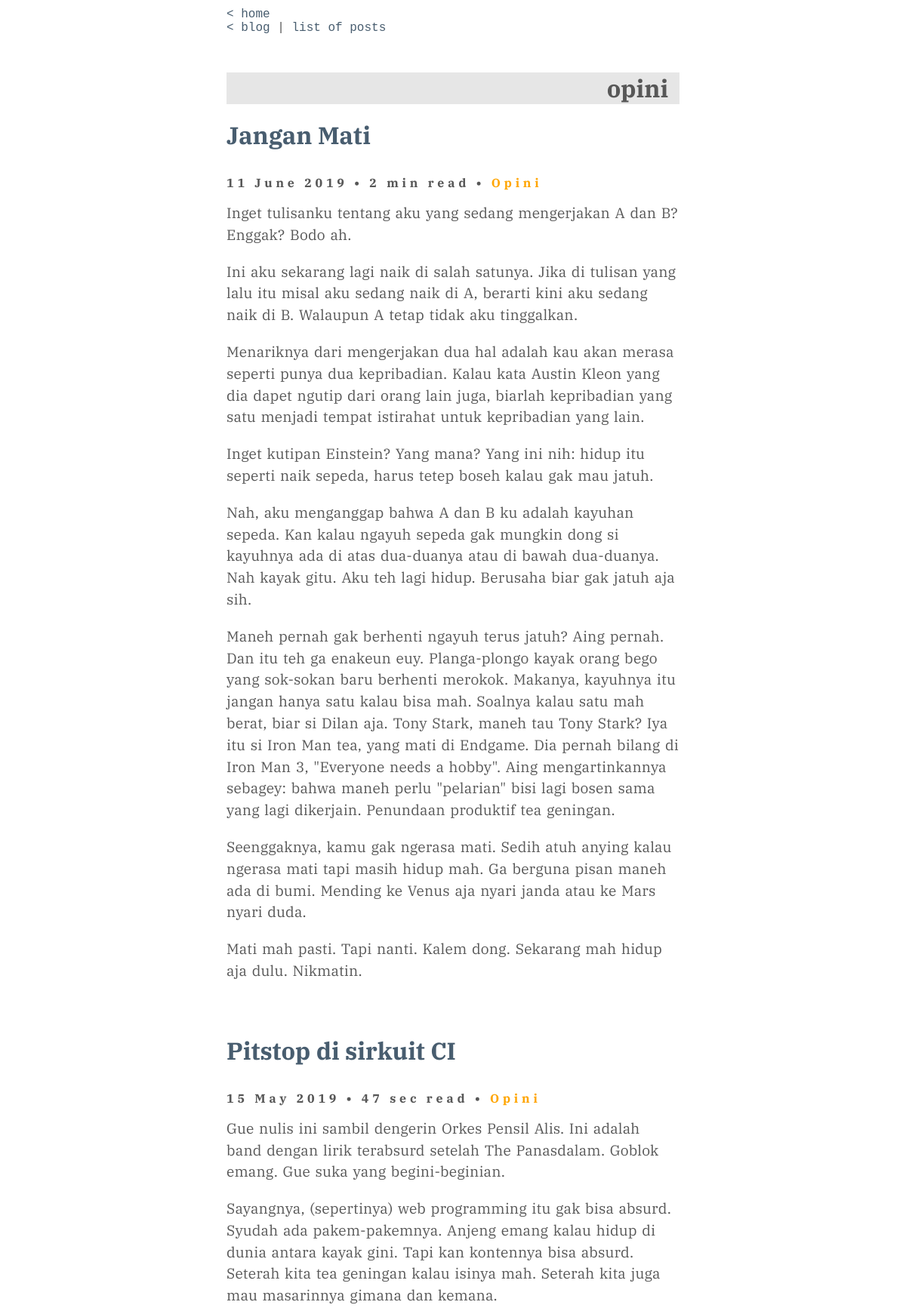
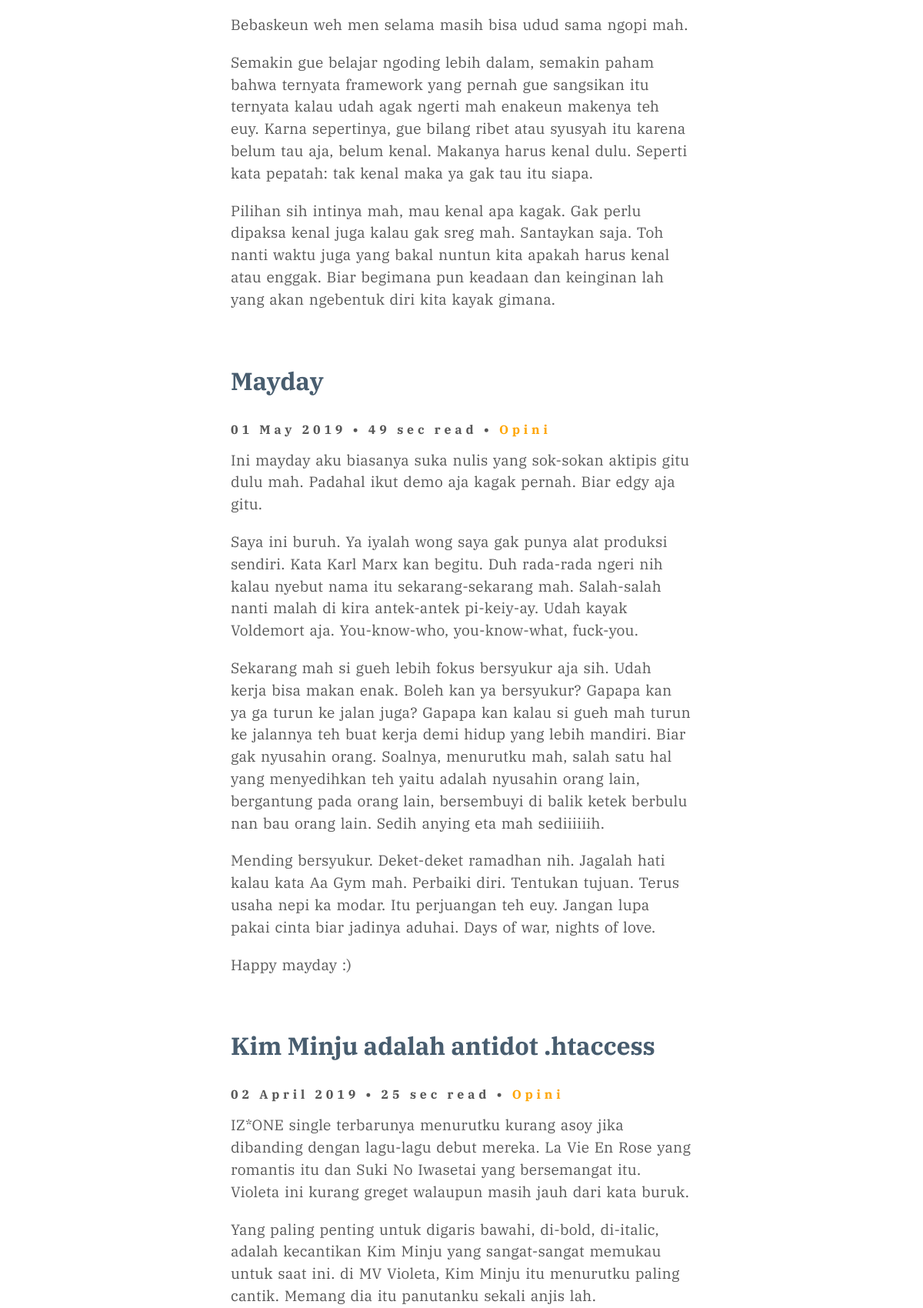
Screenshot of /post/tag/opini (upper part) with the database file from the repository (2 pictures, top to bottom).
### tables this page shows
CREATE TABLE `blogpost` (
  `id` int(11) NOT NULL AUTO_INCREMENT,
  `judul` varchar(250) NOT NULL,
  `isi` text NOT NULL,
  `waktu` timestamp NOT NULL DEFAULT CURRENT_TIMESTAMP,
  `tag` varchar(20) NOT NULL,
  `slug` varchar(100) NOT NULL,
  PRIMARY KEY (`id`)
);

### app/functions/functions.php (called while the page is built, shortened)
<?php
function tulisanPerTag($tag){
	global $link;
	$query = "SELECT * FROM blogpost WHERE tag = '$tag' ORDER BY id DESC";
	$result = mysqli_query($link, $query) or die ('gagal nampilin data blog');;
	return $result;
}

### tag.php (the view, shortened to what this page needs)
<?php
require_once "app/templates/header.php";
$tag = $_GET['tag'];
if(isset($_GET['tag'])){
	$posts = tulisanPerTag($tag);
}
?>
<div class="homelink">
	<p><a href="<?=BASEURL;?>">&lt; home</a></p>
	<p><a href="../../blog">&lt; blog</a> | <a href="../../postlist">list of posts</a></p>
</div>
<div class="tagTitle">
	<h1><?=$tag;?>&nbsp;&nbsp;</h1>
</div>
<br>
<?php
while($row = mysqli_fetch_assoc($posts)):
$pecah = explode("\r\n\r\n", $row['isi']);
$text = "";
for($i=0; $i<=count($pecah)-1; $i++)
{
    $part = str_replace($pecah[$i], "<p class='content'>".$pecah[$i]."</p><br>", $pecah[$i]);
    $text .= $part;
}
$readtime = str_word_count($row['isi'])/225;
if ($readtime >= 1)
{
	$readtime = ceil($readtime) . ' min read';
} else {
	$readtime = ceil($readtime * 60) . ' sec read';
}
?>
<div class="artikel">
	<div class="title">
		<h1><a href="post.php?&slug=<?=$row['slug'];?>"><?= $row['judul']; ?></a></h1>
	</div>
	<div class="aftertitle"><?= date('d F Y', strtotime($row['waktu'])); ?> • <?=$readtime;?> • <a href="tag.php?&tag=<?=$row['tag'];?>"><?= $row['tag']; ?></a></div>
	<p class="content"><?=$text;?></p>
</div>
<?php endwhile; ?>
<?php require_once	"app/templates/footer.php";?>

### public/css/style.css (style rules this page uses)
* { margin: 0; padding: 0; }
a { color: #485d6f; }
a:link { text-decoration: none; }
.homelink { font-family: 'Courier', serif; margin-top: 10px; margin-bottom: 50px; }
.aftertitle { font-weight: bold; margin-top: 2rem; margin-bottom: 1rem; letter-spacing: 0.3rem; }
.aftertitle a { color: orange; }
.artikel { margin-bottom: 50px; }
.content { word-spacing: 2px; letter-spacing: .00836rem; font-size: 1.2rem; line-height: 1.8rem; }
.tagTitle { background-color: #E6E6E6; text-align: right; }

### rows the page displays
blogpost: judul "Jangan Mati", waktu "11 June 2019", isi "2 min read", tag "Opini", isi "Inget tulisanku tentang aku yang sedang mengerjakan A dan B? Enggak? Bodo ah. Ini aku sekarang lagi naik di salah satunya. Jika di tulisan yang lalu itu misal aku sedang naik di A, berarti kini aku sedang naik di B. Walaupun A tetap tidak aku tinggalkan. Menariknya dari mengerjakan dua hal adalah kau akan merasa seperti punya dua kepribadian. Kalau kata Austin Kleon yang dia dapet ngutip dari orang lain juga, biarlah kepribadian yang satu menjadi tempat istirahat untuk kepribadian yang lain. Inget kutipan Einstein? Yang mana? Yang ini nih: hidup itu seperti naik sepeda, harus tetep boseh kalau gak mau jatuh. Nah, aku menganggap bahwa A dan B ku adalah kayuhan sepeda. Kan kalau ngayuh sepeda…"
blogpost: judul "Pitstop di sirkuit CI", waktu "15 May 2019", isi "47 sec read", tag "Opini", isi "Gue nulis ini sambil dengerin Orkes Pensil Alis. Ini adalah band dengan lirik terabsurd setelah The Panasdalam. Goblok emang. Gue suka yang begini-beginian. Sayangnya, (sepertinya) web programming itu gak bisa absurd. Syudah ada pakem-pakemnya. Anjeng emang kalau hidup di dunia antara kayak gini. Tapi kan kontennya bisa absurd. Seterah kita tea geningan kalau isinya mah. Seterah kita juga mau masarinnya gimana dan kemana. Bebaskeun weh men selama masih bisa udud sama ngopi mah. Semakin gue belajar ngoding lebih dalam, semakin paham bahwa ternyata framework yang pernah gue sangsikan itu ternyata kalau udah agak ngerti mah enakeun makenya teh euy. Karna sepertinya, gue bilang ribet atau…"
blogpost: judul "Mayday", waktu "01 May 2019", isi "49 sec read", tag "Opini", isi "Ini mayday aku biasanya suka nulis yang sok-sokan aktipis gitu dulu mah. Padahal ikut demo aja kagak pernah. Biar edgy aja gitu. Saya ini buruh. Ya iyalah wong saya gak punya alat produksi sendiri. Kata Karl Marx kan begitu. Duh rada-rada ngeri nih kalau nyebut nama itu sekarang-sekarang mah. Salah-salah nanti malah di kira antek-antek pi-keiy-ay. Udah kayak Voldemort aja. You-know-who, you-know-what, fuck-you. Sekarang mah si gueh lebih fokus bersyukur aja sih. Udah kerja bisa makan enak. Boleh kan ya bersyukur? Gapapa kan ya ga turun ke jalan juga? Gapapa kan kalau si gueh mah turun ke jalannya teh buat kerja demi hidup yang lebih mandiri. Biar gak nyusahin orang. Soalnya, menurutku mah,…"
blogpost: judul "Kim Minju adalah antidot .htaccess", waktu "02 April 2019", isi "25 sec read", tag "Opini", isi "IZ*ONE single terbarunya menurutku kurang asoy jika dibanding dengan lagu-lagu debut mereka. La Vie En Rose yang romantis itu dan Suki No Iwasetai yang bersemangat itu. Violeta ini kurang greget walaupun masih jauh dari kata buruk. Yang paling penting untuk digaris bawahi, di-bold, di-italic, adalah kecantikan Kim Minju yang sangat-sangat memukau untuk saat ini. di MV Violeta, Kim Minju itu menurutku paling cantik. Memang dia itu panutanku sekali anjis lah."

### other values shown
$tag "opini"
